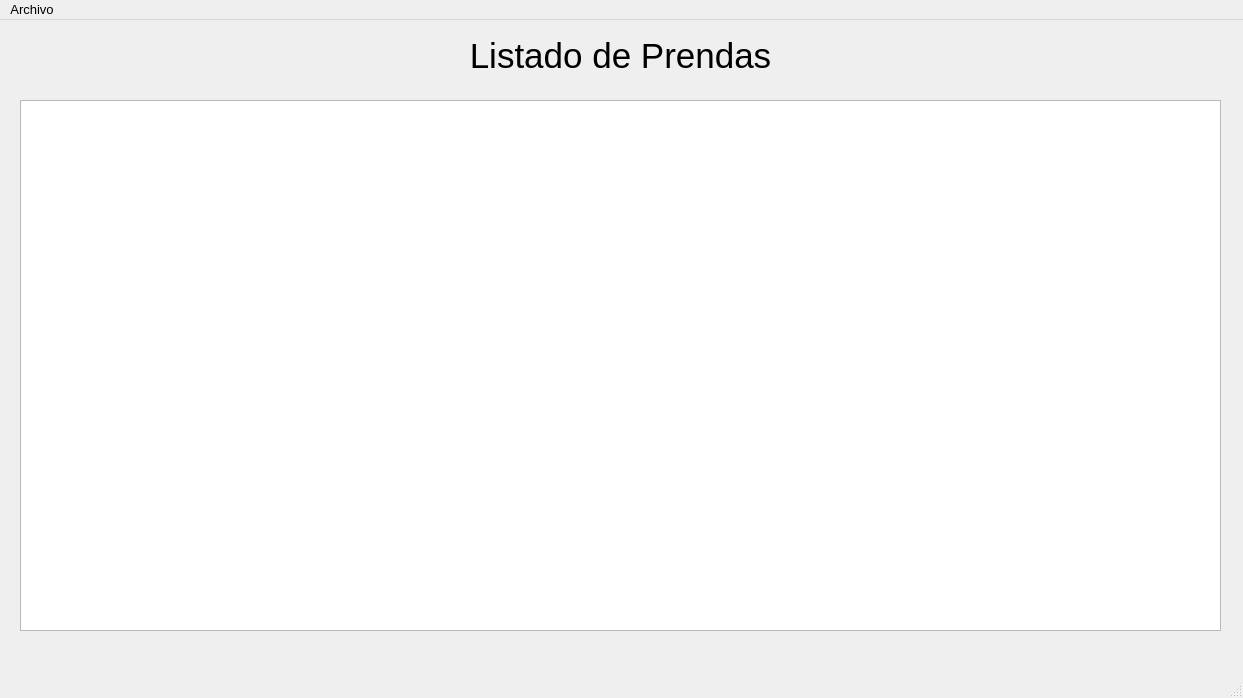
<?xml version="1.0" encoding="UTF-8"?>
<ui version="4.0">
 <class>ListaPrendas</class>
 <widget class="QMainWindow" name="ListaPrendas">
  <property name="geometry">
   <rect>
    <x>0</x>
    <y>0</y>
    <width>1243</width>
    <height>698</height>
   </rect>
  </property>
  <property name="minimumSize">
   <size>
    <width>1243</width>
    <height>698</height>
   </size>
  </property>
  <property name="font">
   <font>
    <pointsize>10</pointsize>
   </font>
  </property>
  <property name="windowTitle">
   <string>Listado de Prendas</string>
  </property>
  <widget class="QWidget" name="centralwidget">
   <widget class="QTableView" name="table_lista_prendas">
    <property name="geometry">
     <rect>
      <x>20</x>
      <y>80</y>
      <width>1201</width>
      <height>531</height>
     </rect>
    </property>
    <property name="maximumSize">
     <size>
      <width>1201</width>
      <height>531</height>
     </size>
    </property>
    <property name="locale">
     <locale language="Spanish" country="Spain"/>
    </property>
    <property name="sizeAdjustPolicy">
     <enum>QAbstractScrollArea::AdjustToContents</enum>
    </property>
    <property name="alternatingRowColors">
     <bool>true</bool>
    </property>
    <property name="selectionMode">
     <enum>QAbstractItemView::ContiguousSelection</enum>
    </property>
    <property name="sortingEnabled">
     <bool>true</bool>
    </property>
    <attribute name="horizontalHeaderShowSortIndicator" stdset="0">
     <bool>true</bool>
    </attribute>
   </widget>
   <widget class="QLabel" name="lbl_title">
    <property name="geometry">
     <rect>
      <x>10</x>
      <y>0</y>
      <width>1221</width>
      <height>71</height>
     </rect>
    </property>
    <property name="font">
     <font>
      <family>Arial</family>
      <pointsize>26</pointsize>
      <bold>false</bold>
     </font>
    </property>
    <property name="cursor">
     <cursorShape>ArrowCursor</cursorShape>
    </property>
    <property name="autoFillBackground">
     <bool>true</bool>
    </property>
    <property name="locale">
     <locale language="Spanish" country="Spain"/>
    </property>
    <property name="text">
     <string>Listado de Prendas</string>
    </property>
    <property name="alignment">
     <set>Qt::AlignCenter</set>
    </property>
   </widget>
  </widget>
  <widget class="QMenuBar" name="menubar">
   <property name="geometry">
    <rect>
     <x>0</x>
     <y>0</y>
     <width>1243</width>
     <height>24</height>
    </rect>
   </property>
   <widget class="QMenu" name="menuArchivo">
    <property name="title">
     <string>Archivo</string>
    </property>
    <addaction name="actionActualizar"/>
    <addaction name="separator"/>
    <addaction name="actionAnadir_prenda"/>
   </widget>
   <addaction name="menuArchivo"/>
  </widget>
  <widget class="QStatusBar" name="statusbar"/>
  <action name="actionActualizar">
   <property name="text">
    <string>Actualizar</string>
   </property>
  </action>
  <action name="actionAnadir_prenda">
   <property name="text">
    <string>Añadir prenda</string>
   </property>
  </action>
 </widget>
 <resources/>
 <connections/>
</ui>
